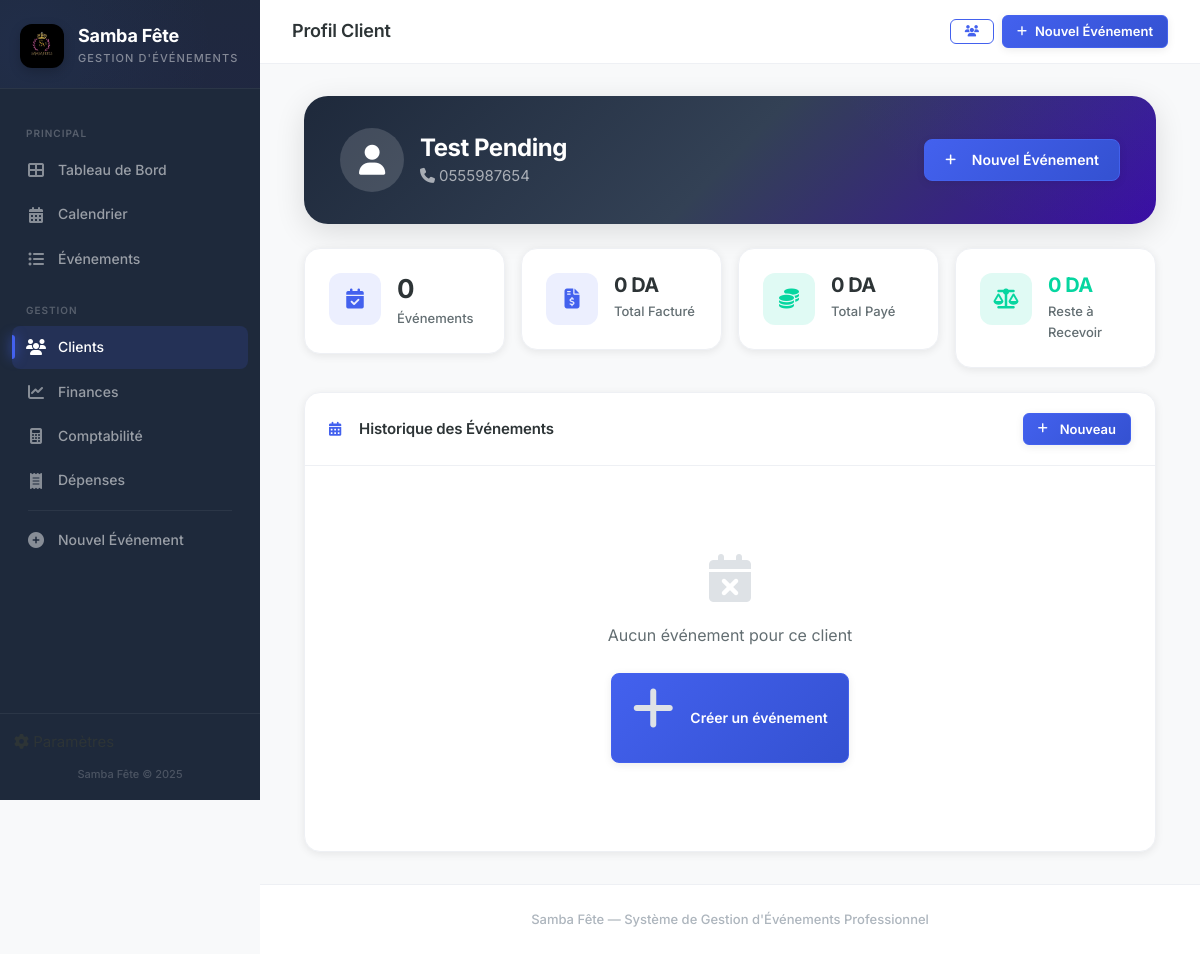
The app's page /client/2, older data.
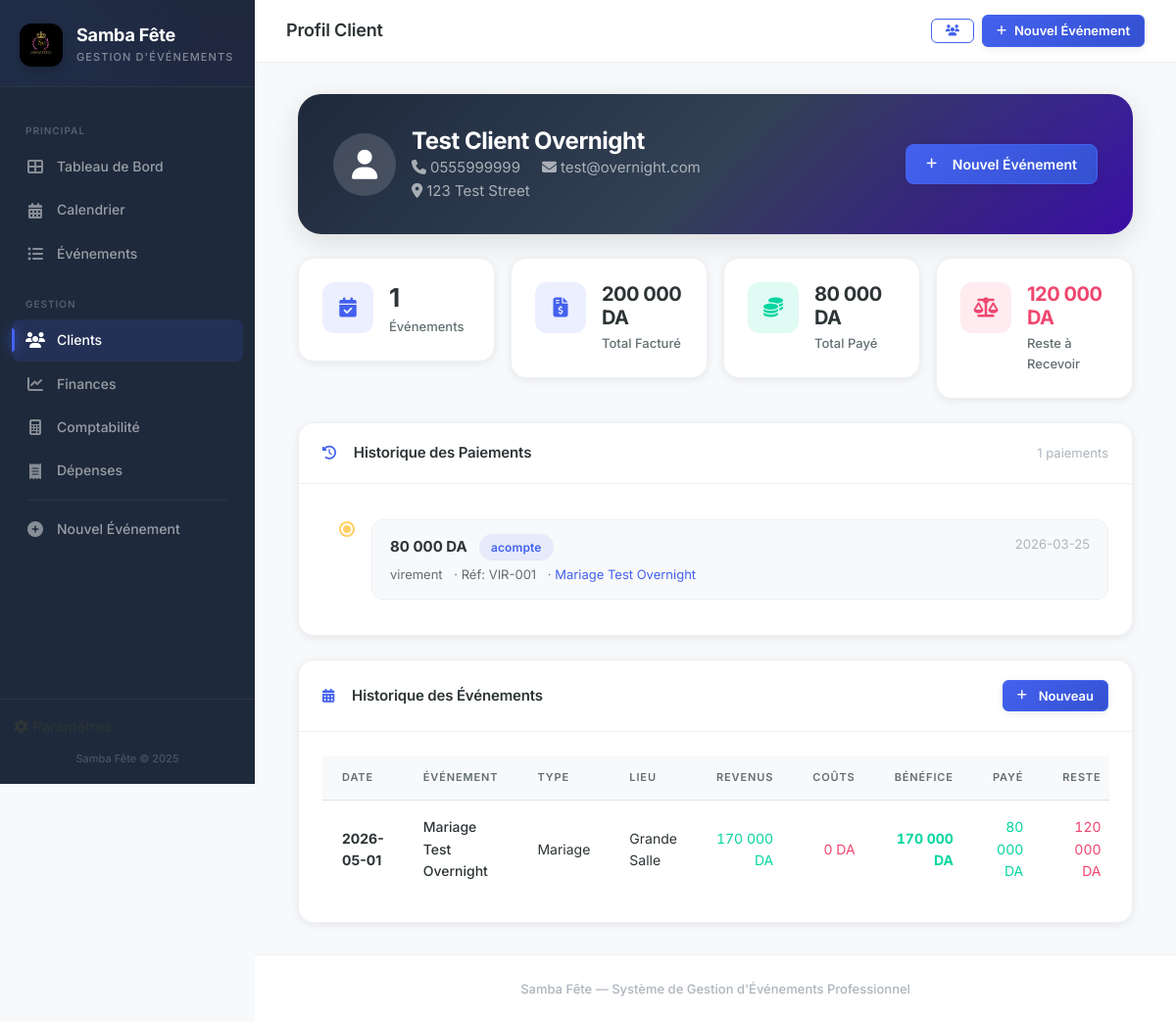
The same page, newer data.
### tables this page shows
CREATE TABLE clients (
            id INTEGER PRIMARY KEY AUTOINCREMENT,
            name TEXT NOT NULL,
            phone TEXT NOT NULL,
            phone2 TEXT,
            email TEXT,
            address TEXT,
            created_at TEXT DEFAULT (datetime('now','localtime'))
        );

CREATE TABLE payments (
            id INTEGER PRIMARY KEY AUTOINCREMENT,
            event_id INTEGER NOT NULL,
            amount REAL NOT NULL,
            date TEXT DEFAULT (datetime('now','localtime')),
            method TEXT DEFAULT 'espèces',
            payment_type TEXT DEFAULT 'acompte',
            reference TEXT,
            is_refunded INTEGER DEFAULT 0,
            refund_date TEXT,
            refund_reason TEXT,
            notes TEXT,
            FOREIGN KEY (event_id) REFERENCES events(id)
        );

CREATE TABLE events (
            id INTEGER PRIMARY KEY AUTOINCREMENT,
            title TEXT NOT NULL,
            client_id INTEGER NOT NULL,
            venue_id INTEGER NOT NULL,
            venue_id2 INTEGER,
            event_type TEXT NOT NULL,
            event_date TEXT NOT NULL,
            time_slot TEXT NOT NULL,
            guests_men INTEGER DEFAULT 0,
            guests_women INTEGER DEFAULT 0,
            status TEXT DEFAULT 'en attente',
            notes TEXT,
            total_amount REAL DEFAULT 0,
            deposit_required REAL DEFAULT 20000,
            created_at TEXT DEFAULT (datetime('now','localtime')),
            updated_at TEXT DEFAULT (datetime('now','localtime')),
            FOREIGN KEY (client_id) REFERENCES clients(id),
            FOREIGN KEY (venue_id) REFERENCES venues(id),
            FOREIGN KEY (venue_id2) REFERENCES venues(id)
        );

CREATE TABLE venues (
            id INTEGER PRIMARY KEY AUTOINCREMENT,
            name TEXT NOT NULL,
            capacity_men INTEGER DEFAULT 0,
            capacity_women INTEGER DEFAULT 0,
            is_active INTEGER DEFAULT 1
        );

### app.py (the view)
@app.route('/client/<int:client_id>')
def client_detail(client_id):
    db = get_db()
    client = db.execute("SELECT * FROM clients WHERE id=?", (client_id,)).fetchone()
    if not client:
        flash("Client introuvable", "danger")
        db.close()
        return redirect(url_for('client_list'))
    events = db.execute(
        "SELECT e.*, v.name as venue_name FROM events e "
        "JOIN venues v ON e.venue_id=v.id WHERE e.client_id=? ORDER BY e.event_date DESC",
        (client_id,)).fetchall()
    total_owed = db.execute(
        "SELECT COALESCE(SUM(total_amount),0) as s FROM events WHERE client_id=?",
        (client_id,)).fetchone()['s']
    total_paid = db.execute(
        "SELECT COALESCE(SUM(CASE WHEN p.is_refunded=0 THEN p.amount ELSE 0 END),0) as s "
        "FROM payments p JOIN events e ON p.event_id=e.id WHERE e.client_id=?",
        (client_id,)).fetchone()['s']
    all_payments = db.execute(
        "SELECT p.*, e.title as event_title, e.id as event_id "
        "FROM payments p "
        "JOIN events e ON p.event_id=e.id "
        "WHERE e.client_id=? "
        "ORDER BY p.date DESC",
        (client_id,)).fetchall()
    event_financials = {}
    for ev in events:
        revenue = db.execute(
            "SELECT COALESCE(SUM(amount),0) as s FROM event_lines WHERE event_id=? AND is_cost=0",
            (ev['id'],)).fetchone()['s']
        costs = db.execute(
            "SELECT COALESCE(SUM(amount),0) as s FROM event_lines WHERE event_id=? AND is_cost=1",
            (ev['id'],)).fetchone()['s']
        paid = db.execute(
            "SELECT COALESCE(SUM(amount),0) as s FROM payments WHERE event_id=? AND is_refunded=0",
            (ev['id'],)).fetchone()['s']
        event_financials[ev['id']] = {
            'revenue': float(revenue),
            'costs': float(costs),
            'profit': float(revenue) - float(costs),
            'paid': float(paid),
            'remaining': ev['total_amount'] - float(paid)
        }
    db.close()
    return render_template('client_detail.html', client=client, events=events,
                           total_owed=total_owed, total_paid=total_paid,
                           all_payments=all_payments, event_financials=event_financials)

### app.py (called while the page is built)
def format_da(amount):
    try:
        return f"{float(amount):,.0f} DA".replace(",", " ")
    except (ValueError, TypeError):
        return "0 DA"

### models.py (called while the page is built)
def get_db():
    conn = sqlite3.connect(DB_PATH, timeout=10)
    conn.row_factory = sqlite3.Row
    conn.execute("PRAGMA foreign_keys = ON")
    return conn

### templates/client_detail.html (shortened to what the changed rows need)
{% extends "base.html" %}
{% block content %}
<div class="container-fluid">
    <div class="event-header-bar mb-4">
        <div class="row align-items-center">
            <div class="col-md-8">
                <div class="d-flex align-items-center">
                    <div>
                        <h2 class="event-title mb-0">{{ client.name }}</h2>
                        <div class="event-meta">
                            <span><i class="fas fa-phone me-1"></i>{{ client.phone }}</span>
                            {% if client.email %}
                            <span class="ms-3"><i class="fas fa-envelope me-1"></i>{{ client.email }}</span>
                            {% endif %}
                        </div>
                        {% if client.address %}
                        <div class="event-meta">
                            <span><i class="fas fa-map-marker-alt me-1"></i>{{ client.address }}</span>
                        </div>
                        {% endif %}
                    </div>
                </div>
            </div>
        </div>
    </div>
    <div class="row g-3 mb-4">
        <div class="col-6 col-lg-3">
            <div class="stat-card">
                <div class="stat-info">
                    <span class="stat-value">{{ events | length }}</span>
                    <span class="stat-label">Événements</span>
                </div>
            </div>
        </div>
        <div class="col-6 col-lg-3">
            <div class="stat-card">
                <div class="stat-info">
                    <span class="stat-value" style="font-size: 1.25rem;">{{ total_owed | format_da }}</span>
                    <span class="stat-label">Total Facturé</span>
                </div>
            </div>
        </div>
        <div class="col-6 col-lg-3">
            <div class="stat-card">
                <div class="stat-info">
                    <span class="stat-value" style="font-size: 1.25rem;">{{ total_paid | format_da }}</span>
                    <span class="stat-label">Total Payé</span>
                </div>
            </div>
        </div>
        <div class="col-6 col-lg-3">
            <div class="stat-card">
                {% set remaining = total_owed - total_paid %}
                <div class="stat-icon {% if remaining > 0 %}bg-danger-soft{% else %}bg-success-soft{% endif %}">
                    <i class="fas fa-balance-scale"></i>
                </div>
                <div class="stat-info">
                    <span class="stat-value {% if remaining > 0 %}text-danger{% else %}text-success{% endif %}" style="font-size: 1.25rem;">
                        {{ remaining | format_da }}
                    </span>
                    <span class="stat-label">Reste à Recevoir</span>
                </div>
            </div>
        </div>
    </div>
    {% if all_payments %}
    <div class="card-custom mb-4">
        <div class="card-header-custom">
            <h5 class="mb-0"><i class="fas fa-history me-2"></i>Historique des Paiements</h5>
            <span class="text-muted" style="font-size: 0.8125rem;">{{ all_payments | length }} paiements</span>
        </div>
        <div class="card-body-custom">
            <div class="payment-timeline">
                {% for p in all_payments %}
                <div class="timeline-item {% if p.is_refunded %}refunded{% endif %}">
                    <div class="timeline-marker {% if p.is_refunded %}refunded{% elif p.payment_type == 'acompte' %}deposit{% elif p.payment_type == 'solde' %}final{% endif %}"></div>
                    <div class="timeline-content">
                        <div class="d-flex justify-content-between align-items-start">
                            <div>
                                <strong style="font-size: 0.9375rem;">{{ p.amount | format_da }}</strong>
                                <span class="badge-slot ms-2">{{ p.payment_type }}</span>
                            </div>
                            <small class="text-muted">{{ p.date[:10] }}</small>
                        </div>
                        <div class="mt-1" style="font-size: 0.8125rem; color: var(--text-secondary);">
                            <span>{{ p.method }}</span>
                            {% if p.reference %}
                            <span class="ms-2">· Réf: {{ p.reference }}</span>
                            {% endif %}
                            <span class="ms-2">· <a href="{{ url_for('event_detail', event_id=p.event_id) }}">{{ p.event_title }}</a></span>
                        </div>
                    </div>
                </div>
                {% endfor %}
            </div>
        </div>
    </div>
    {% endif %}
    <div class="card-custom">
        <div class="card-body-custom">
            {% if events %}
            <div class="table-responsive">
                <table class="table-elegant">
                    <thead>
                        <tr>
                            <th>Date</th>
                            <th>Événement</th>
                            <th>Type</th>
                            <th>Lieu</th>
                            <th class="text-end">Revenus</th>
                            <th class="text-end">Coûts</th>
                            <th class="text-end">Bénéfice</th>
                            <th class="text-end">Payé</th>
                            <th class="text-end">Reste</th>
                        </tr>
                    </thead>
                    <tbody>
                        {% for ev in events %}
                        {% set ev_data = event_financials[ev.id] %}
                        <tr class="clickable-row" onclick="window.location='{{ url_for('event_detail', event_id=ev.id) }}'">
                            <td><strong>{{ ev.event_date[:10] }}</strong></td>
                            <td style="font-weight: 500;">{{ ev.title }}</td>
                            <td>{{ ev.event_type }}</td>
                            <td>{{ ev.venue_name }}</td>
                            <td class="text-end text-success" style="font-variant-numeric: tabular-nums;">{{ ev_data.revenue | format_da }}</td>
                            <td class="text-end text-danger" style="font-variant-numeric: tabular-nums;">{{ ev_data.costs | format_da }}</td>
                            <td class="text-end" style="font-weight: 700; font-variant-numeric: tabular-nums; {% if ev_data.profit > 0 %}color: var(--success);{% else %}color: var(--danger);{% endif %}">
                                {{ ev_data.profit | format_da }}
                            </td>
                            <td class="text-end text-success" style="font-variant-numeric: tabular-nums;">{{ ev_data.paid | format_da }}</td>
                            <td class="text-end {% if ev_data.remaining > 0 %}text-danger{% endif %}" style="font-variant-numeric: tabular-nums;">
                                {{ ev_data.remaining | format_da }}
                            </td>
                        </tr>
                        {% endfor %}
                    </tbody>
                </table>
            </div>
            {% else %}
            <div class="empty-state">
                <i class="fas fa-calendar-times"></i>
                <p>Aucun événement pour ce client</p>
                <a href="{{ url_for('event_form') }}" class="btn btn-primary">
                    <i class="fas fa-plus me-2"></i>Créer un événement
                </a>
            </div>
            {% endif %}
        </div>
    </div>
</div>
{% endblock %}

Row changes from the older to the newer data that the page shows:
changed clients: name "Test Pending" → "Test Client Overnight"; phone "0555987654" → "0555999999"; email (not shown) → "test@overnight.com"; address (not shown) → "123 Test Street"
added payments: is_refunded 0 (drawn), amount "80 000 DA", payment_type "acompte", date "2026-03-25", method "virement", reference "VIR-001", event_title "Mariage Test Overnight"
added events: event_date "2026-05-01", title "Mariage Test Overnight", event_type "Mariage", venue_name "Grande Salle", revenue "170 000 DA", costs "0 DA", profit "170 000 DA", paid "80 000 DA", remaining "120 000 DA"
Text that changed along with them:
{{ events | length }}: "0" → "1"
{{ total_owed | format_da }}: "0 DA" → "200 000 DA"
{{ total_paid | format_da }}: "0 DA" → "80 000 DA"
{{ remaining | format_da }}: "0 DA" → "120 000 DA"
{{ all_payments | length }}: (not shown) → "1"
text no longer shown: "Aucun événement pour ce client Créer un événement"
text now shown: "Historique des Paiements paiements DATE ÉVÉNEMENT TYPE LIEU REVENUS COÛTS BÉNÉFICE PAYÉ RESTE"
